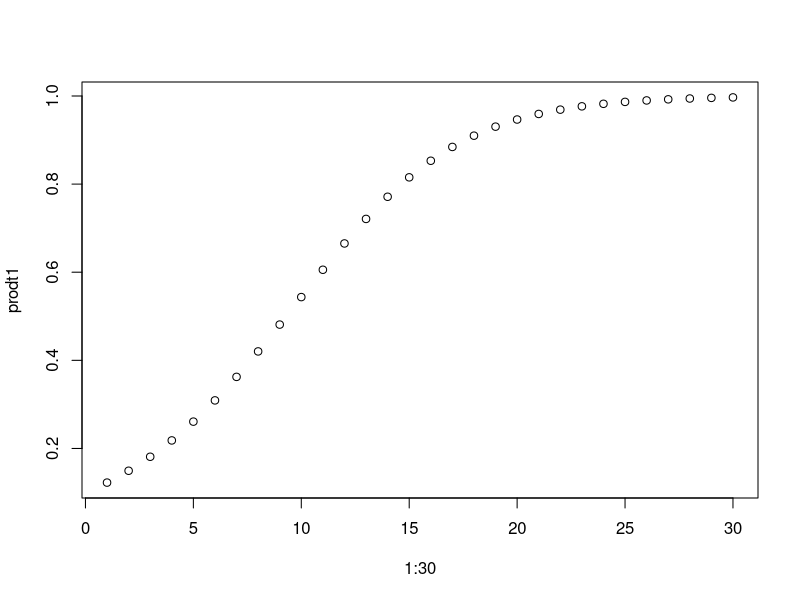
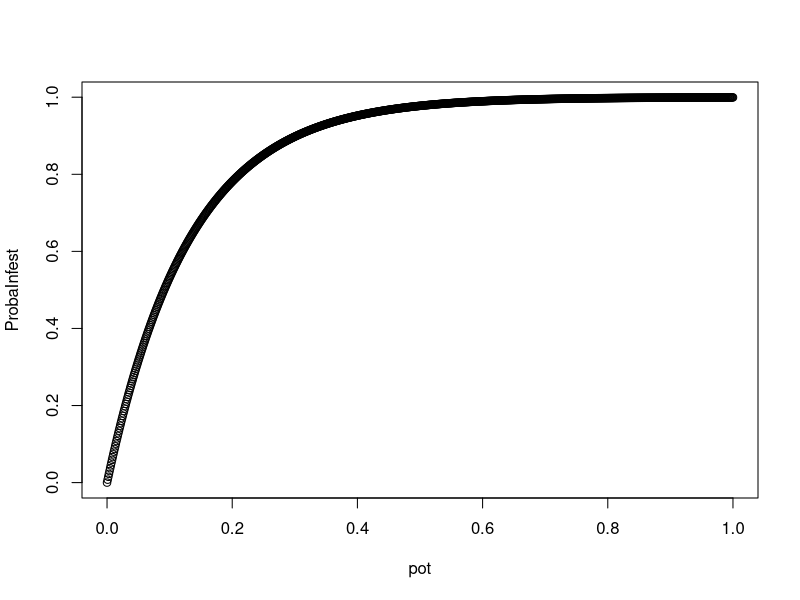
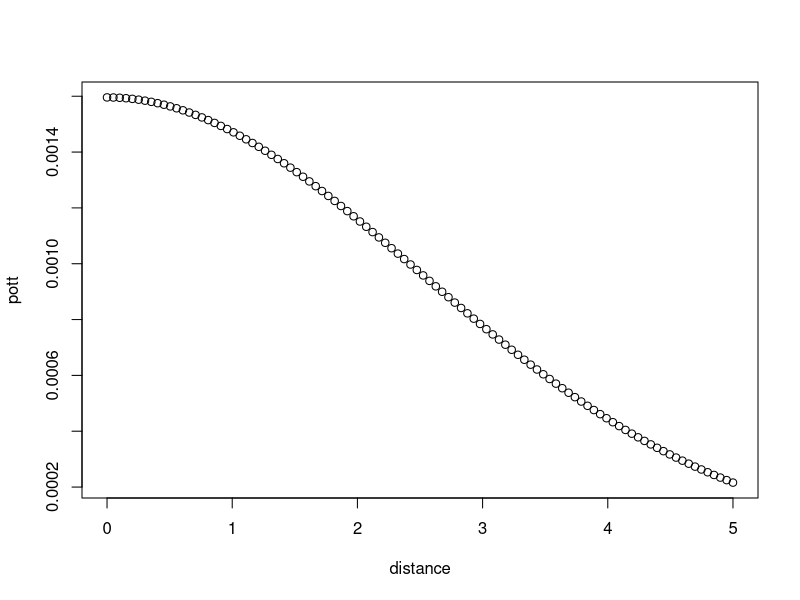

R code for these plots, in order:
#fonction de croissance de la production

r<-0.25
Infest<-0
prodMax<-1    
prodt0<-0.1 
prodt1<-NULL     
for(pst in 1:30){
prodt0<-prodt0+r*prodt0*(1-prodt0/(prodMax*(1-Infest)))
prodt1<-c(prodt1,prodt0)
}

plot(1:30,prodt1)

# fonction d'apparition d'infestation   #Logistic TODO

pot<-seq(0,1,length=1000)
alpha<-0.0005
ProbaInfest = 1-alpha^(pot)

plot(pot,ProbaInfest)


# fonction d'integration de potentiels
rmax<-5
sigma<-rmax/2
distance <- seq(0,rmax,length=100)
Infest<-0.01
pott<- Infest * (1/sqrt(2*pi*sigma^2))*exp(-(distance^2 / (2*sigma^2) ))

plot(distance,pott)
